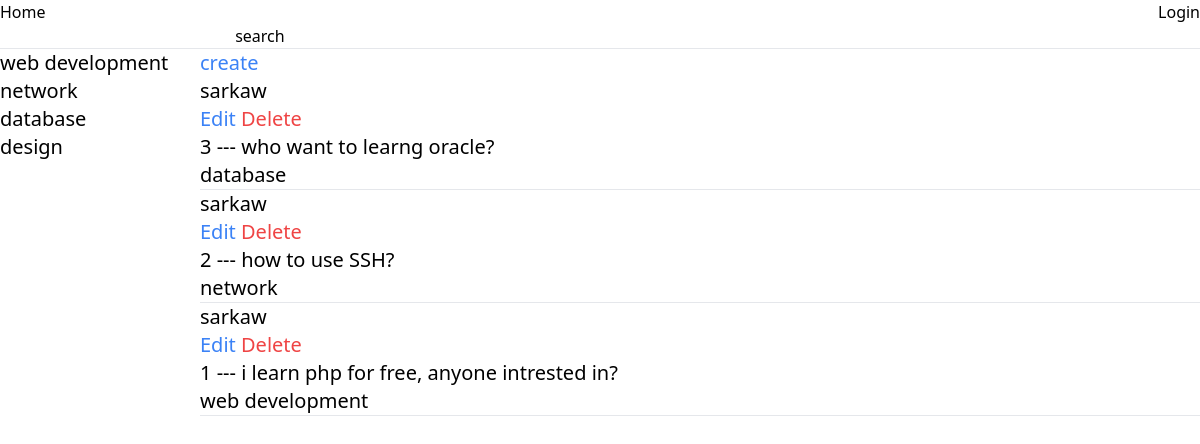
The page / on the database its author committed.
### base/models.py (models this page shows, shortened)
class Topic(models.Model):
    name = models.CharField(max_length=100)
    update = models.DateTimeField(auto_now=True)
    create_at = models.DateTimeField(auto_now_add=True)
    def __str__(self):
        return self.name

class Room(models.Model):
    host = models.ForeignKey(User, on_delete=models.CASCADE)
    topic= models.ForeignKey(Topic, on_delete=models.SET_NULL, null=True)
    name = models.CharField(max_length=200)
    description = models.TextField(null=True, blank=True)
    update = models.DateTimeField(auto_now=True)
    create_at = models.DateTimeField(auto_now_add=True)
    class Meta:
        ordering = ['-create_at']

### base/views.py (the view)
# urls.py: path('',views.home, name="home"),
def home(request):
    q = request.GET.get('q') if request.GET.get('q') != None else ''
    rooms = Room.objects.filter(Q(topic__name__icontains = q) | Q(name__icontains = q))
    topic = Topic.objects.all()
    return render(request, 'base/home.html', {'content':rooms, 'topic':topic})

### base/templates/base/home.html
{% extends "main.html" %}
{% block content  %}
    <div class="flex flex-wrap">
        <div class="w-2/12">
            {% for i in topic %}
               <p>
                   <a href="{% url 'home' %}?q={{ i.name }}" class="text-xl hover:text-blue-500">{{ i }}</a>
               </p>
            {% endfor %}
        </div>
        <div class="w-10/12 text-xl">
            <h1><a class="text-blue-500" href="{% url 'roomCreate' %}">create</a></h1>
            {% for i in content %}
                <h3>
                    <p> {{ i.host.username }} </p>
                    <p>
                        <a class="text-blue-500" href="{% url 'updateRoom' i.id %}">Edit</a>
                        <a class="text-red-500" href="{% url 'deleteRoom' i.id %}">Delete</a>
                    </p>
                    <a href="{% url 'room' i.id %}">{{ i.id }} --- {{ i.name }}</a>
                    <p>{{ i.topic.name }}</p>
                </h3>
                <hr>
            {% endfor %}
        </div>
    </div>
{% endblock %}

### templates/main.html (shortened to what this page needs)
<!DOCTYPE html>
<html lang="en">
<head>
    <script src="https://cdn.tailwindcss.com"></script>
</head>
<body>
    {% include 'nav.html' %}
    {% block content %}
    {% endblock %}
</body>
</html>

### templates/nav.html
<div class="flex items-center justify-between">
    <a href="/">Home</a>
    {% if not request.user.is_authenticated %}
     <a href="{% url 'loginPage' %}">Login</a>
    {% else %}
     <a href="{% url 'logoutPage' %}">Logout</a>
    {% endif %}
</div>
<form method="GET">
    <input type="text" name="q"> <button>search</button>
</form>
<hr>

### rows shown on the page
Topic: name "web development"
Topic: name "network"
Topic: name "database"
Topic: name "design"
Room: host.username "sarkaw", id "3", name "who want to learng oracle?", topic.name "database"
Room: host.username "sarkaw", id "2", name "how to use SSH?", topic.name "network"
Room: host.username "sarkaw", id "1", name "i learn php for free, anyone intrested in?", topic.name "web development"
